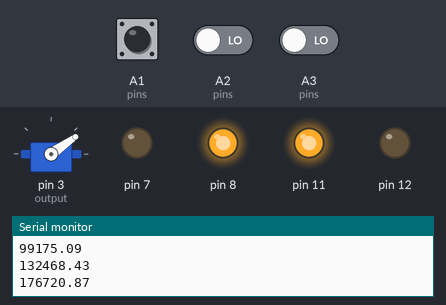
Recording of a sketch running on a simulated Arduino Uno, built with avr-gcc and run on an emulated ATmega328P. Shown: servo, output pins drawn as LEDs (lit = HIGH), the last lines printed to the serial monitor. The test bench sets the inputs (shaded band); at power-on: A1 (pins) LOW, A2 (pins) LOW, A3 (pins) LOW.

Above: at 1.2 s.
1.3 s: A1 (pins) pulsed HIGH 2 times (0.12 s each, 0.3 s apart)
At 2.0 s:
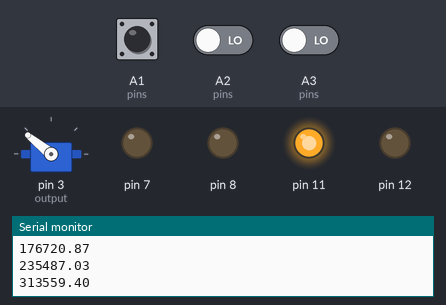
At 3.3 s:
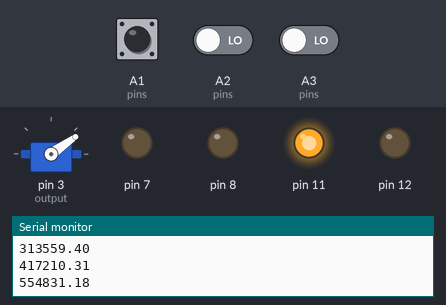
Timing chart, 0 to 52.1 s (numbered marks = the images above; inputs shaded):
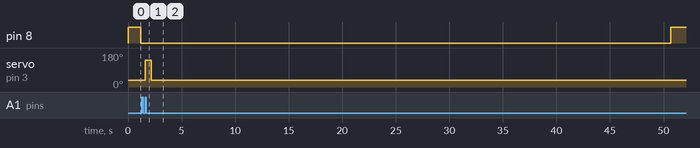

Measured:
- after the input at 1.3 s, pin 8: LOW → HIGH after 49.4 s; servo on pin 3 (output): 35° → 141° after 0.33 s, → 35° 0.55 s later

The sketch:

MeltyDirectTracking.ino
```cpp
#include <EEPROM.h>
#include <PinChangeInt.h>
#include <Servo.h>


#define chan1 A1
#define chan2 A2
#define chan3 A3

#define chan1Min 1100
#define chan2Min 1192
#define chan3Min 1208

#define chan1Max 1908
#define chan2Max 1808
#define chan3Max 1804

#define chan1N 1332
#define chan2N 1500
#define chan3N 1496

#define numChannels 3

volatile long lastDC1;
volatile long riseStart1;

volatile long lastDC2;
volatile long riseStart2;

volatile long lastDC3;
volatile long riseStart3;

int pins[] = {chan1,chan2,chan3};
long mins[] = {chan1Min,chan2Min,chan3Min};
long maxs[] = {chan1Max,chan2Max,chan3Max};
long neuts[] = {chan1N,chan2N,chan3N};

volatile long dutyCycles[] = {lastDC1,lastDC2,lastDC3};
volatile long startTime[] = {riseStart1,riseStart2,riseStart3};
volatile int lastReading[] = {LOW,LOW,LOW};

Servo output;

float angle;
long lastBlink;

bool toggle;
bool toggleEnd;

void chanISR(){
  for(int i = 0; i<numChannels; i++){
    int reading = digitalRead(pins[i]);
    if(reading<lastReading[i]){
      dutyCycles[i] = micros()-startTime[i];
      lastReading[i] = reading;
      break;
    }
    else if(reading>lastReading[i]){
      startTime[i] = micros();
      lastReading[i] = reading;
      break;
    }
    lastReading[i] = reading;
  }
}
double readTransmitter(int pinNumber){
    double diff = maxs[pinNumber]-mins[pinNumber];
    double transVal = (double)(dutyCycles[pinNumber]-neuts[pinNumber])/diff*2.0;

    if(transVal>1){
      transVal = 1.0;
    }
    if(transVal<-1){
      transVal = -1;
    }
    if(abs(transVal)<0.05){
      transVal = 0;
    }
    return transVal;
}
int convertToAnalog(double value){
  value += 1;
  value*=500;
  value+=1000;

  if(value>2000){
    value = 2000;
  }
  if(value<1200){
    value = 900;
  }
  return (int)value;
}
int convertToAnalog(int pinNumber){
  return convertToAnalog(readTransmitter(pinNumber));
}

void setup() {
  pinMode(11,OUTPUT);
  pinMode(12,OUTPUT);
  digitalWrite(11,HIGH);
  digitalWrite(12,LOW);
  for(int i = 0; i<numChannels; i++){
    dutyCycles[i] = 0;
    startTime[i] = micros();
    attachPinChangeInterrupt(pins[i],chanISR,CHANGE);
  }
  Serial.begin(9600);
  output.attach(3);
  angle = 0.0f;
  lastBlink = micros();

  pinMode(7,OUTPUT);
  pinMode(8,OUTPUT);
  digitalWrite(7,LOW);

  toggle  = false;
  toggleEnd = false;
}

void loop() {
  //Debugging Channels
//  Serial.print("Chan1: ");
//  Serial.print(dutyCycles[0]);
//  Serial.print(" Chan2: ");
//  Serial.print(dutyCycles[1]);
//  Serial.print(" Chan3: ");
//  Serial.println(dutyCycles[2]);

  for(int i = 0; i<numChannels;i++){
    long curTime = micros();
    if(curTime-startTime[i]>140000){
      dutyCycles[i] = (long)900;
    }
  }
  int valPut = convertToAnalog(0);
  if(convertToAnalog(1)>1600){
    toggle = true;
  }
  if(convertToAnalog(1)<1600&&toggle == true){
    toggleEnd = true;
    toggle = false;
  }
  if(toggleEnd){
    toggleEnd = false;
    toggle = false;
    EEPROM.write(1,analogRead(A0)/4);
    EEPROM.write(2,valPut/5);
  }
  output.writeMicroseconds(valPut);

  float curSpeed = 2000.0f*2.0f*3.141592653589793238462643f*60.0f;
  long curTime = micros();
  long timeSinceLast = (micros()-lastBlink);
   angle+=curSpeed*timeSinceLast*.000001f;
   Serial.println(angle);
   while(angle>2*3.141592653589793){
    angle-=2*3.141592653589793;
   }
   lastBlink = curTime;
   if(angle>0.0 && angle<0.174533){
      digitalWrite(8,HIGH);
   }
   if(angle>=0.174533 && angle<0.349066){
      digitalWrite(8,LOW);
   }

  }
```
